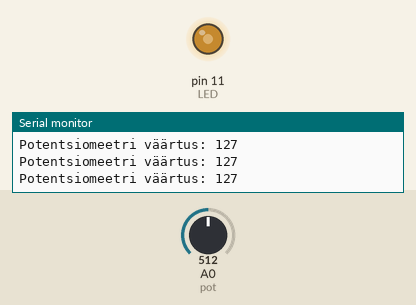
Simulated run of this sketch. Board: Arduino Uno, built with avr-gcc and run on an emulated ATmega328P. On the bench: output pins drawn as LEDs (lit = HIGH), the last lines printed to the serial monitor. The inputs (shaded band) are chosen by the test bench; at power-on: A0 (pot) = 512.

Above: at 1.2 s.
1.3 s: A0 (pot) set to 412
At 2.0 s:
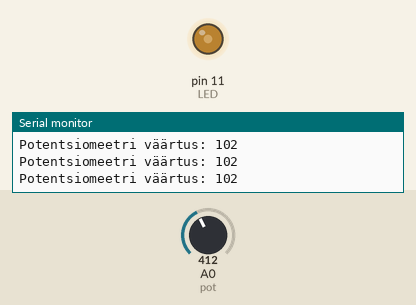
4.3 s: A0 (pot) set to 388
At 5.3 s:
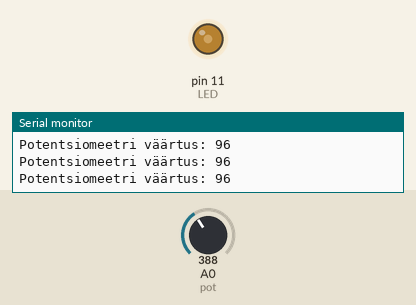
7.3 s: A0 (pot) set to 716
At 8.5 s:
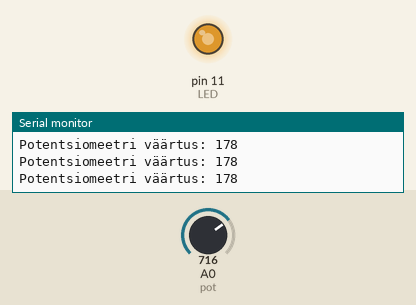
8.8 s: A0 (pot) set to 122
At 9.8 s:
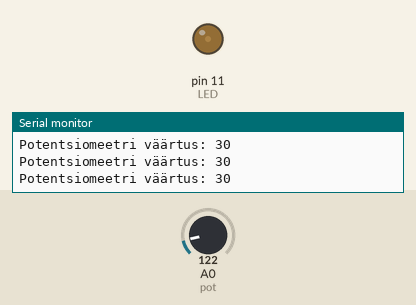
10.3 s: A0 (pot) set to 900
At 11.5 s:
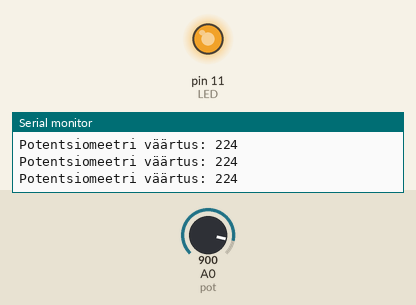
11.8 s: A0 (pot) set to 511
At 12.6 s:
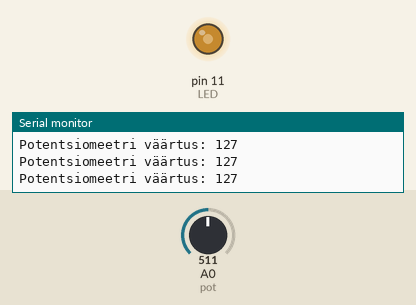
Timing chart, 0 to 14.8 s (numbered marks = the images above; inputs shaded):
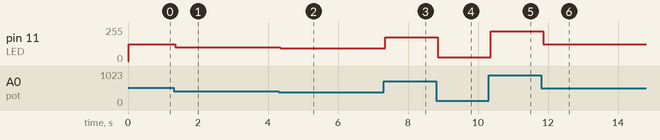

The sketch:

06_potentsiomeeter.ino
```cpp
#define aeg 25
#define pot A0
#define LED 11

void setup() {
  pinMode(LED, OUTPUT);
  Serial.begin(9600); // umbes tähemärki sekundis - Baud
}

void loop() {
  int potValue=analogRead(pot); // 0 - 1023 = 0 - 5 V potValue on väärtus, mis näitab potentsiomeetri väärtust
  potValue=map(potValue, 0, 1023, 0, 255); // 0 - 1023 = 0 - 255 see on funktsioon, mis muudab väärtuse vahemiku
  Serial.print("Potentsiomeetri väärtus: "); // Prindime labeli
  Serial.println(potValue); // kirjuta serial ühenduse peale potValue
  delay(aeg);
  analogWrite(LED, potValue); // LED väärtus on potValue

}
```

Measured:
- after the input at 1.3 s, pin 11 (LED): 127/255 → 102/255 after 0.06 s
- after the input at 4.3 s, pin 11 (LED): 102/255 → 96/255 after 0.05 s
- after the input at 7.3 s, pin 11 (LED): 96/255 → 178/255 after 0.05 s
- after the input at 8.8 s, pin 11 (LED): 178/255 → 30/255 after 0.05 s
- after the input at 10.3 s, pin 11 (LED): 30/255 → 224/255 after 0.06 s
- after the input at 11.8 s, pin 11 (LED): 224/255 → 127/255 after 0.06 s
